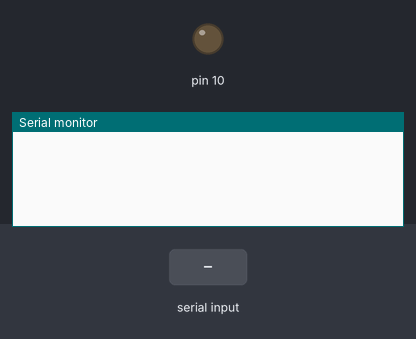
A sketch run on a simulated Arduino Uno, built with avr-gcc and run on an emulated ATmega328P. Parts: output pins drawn as LEDs (lit = HIGH), the last lines printed to the serial monitor. The inputs (shaded band) are chosen by the test bench. No radio packets arrive unless stated; pins used as bus, display or sensor lines are not drawn.

Above: at 1.3 s.
1.4 s: "T" received over Serial
At 1.8 s:
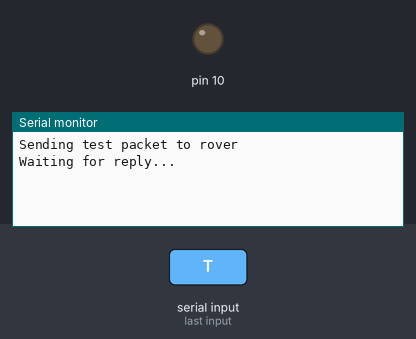
2.9 s: "A" received over Serial
At 4.25 s:
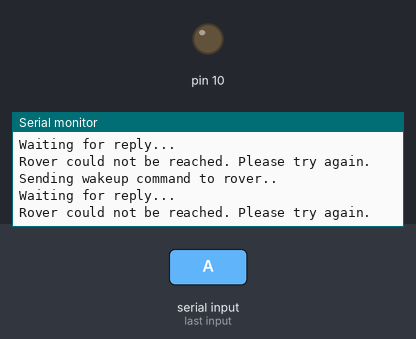
4.4 s: "H" received over Serial
At 4.47 s:
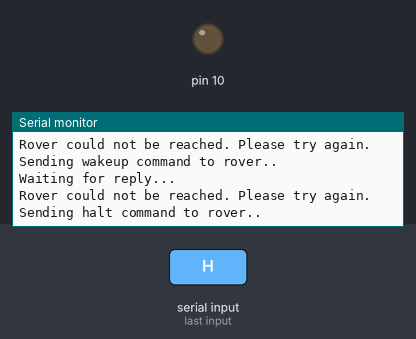

Measured:
- after the input at 1.4 s, the serial monitor: prints a new line at once (image 1)
- after the input at 2.9 s, the serial monitor: prints a new line at once (image 2)
- after the input at 4.4 s, the serial monitor: prints a new line at once (image 3)

The sketch:

PayloadGroundControl.ino
```cpp
// Ground control sketch for payload

// There are three signals that can be sent to the rover through serial.
// 'T' sends a test packet and waits for a reply to confirm that the connection is good.
// 'A' sends a wakeup call to activate the rover and begin driving. The rover sends a reply if it received the correct packet.
// 'H' sends a halt command to stop driving and switch to standby
// When confirmation is received that the rover has been activated, ground control keeps the receiver on and waits for the rover
// to send the end-of-mission signal.

#include <SPI.h>
#include <RH_RF95.h>

// Prototype pin defs
//#define RFM95_CS 4                     // Pin declarations for the CS, reset and interrupt pin. Pin 14 is Analog pin 0. These can be changed.
//#define RFM95_RST 14
//#define RFM95_INT 2

// Final pin defs
#define RFM95_CS  4
#define RFM95_RST 2
#define RFM95_INT 3

#define RF95_FREQ 434.0                // Set frequency to 434.0 MHz which is 1 MHz away from the GPS transciever frequency.

RH_RF95 rf95(RFM95_CS, RFM95_INT);

bool state = false;                    // state is true if the rover has been activated and is driving.

void setup()
{
  pinMode(10, OUTPUT);
  digitalWrite(10, LOW);
  pinMode(RFM95_RST, OUTPUT);

  digitalWrite(RFM95_RST, HIGH);

  Serial.begin(9600);
  delay(100);

  digitalWrite(RFM95_RST, LOW);
  delay(10);
  digitalWrite(RFM95_RST, HIGH);             // manual reset
  delay(10);

  while (!rf95.init()) {
    Serial.println("LoRa radio init failed");
    while (1);
  }

  if (!rf95.setFrequency(RF95_FREQ)) {
    Serial.println("setFrequency failed");
    while (1);
  }

  rf95.setTxPower(23, false);                // Set max transmitting power
  digitalWrite(10, LOW);
}

void loop()
{

  char test[] = "Test";
  char wakeUp[] = "Wake";
  char halt[] = "Stop Driving";

  while (Serial.available()) {


    char c = Serial.read();       // Read input from serial (ground computer)

    if (c == 'T') {

      Serial.println("Sending test packet to rover");
      delay(10);
      rf95.send((uint8_t *)test, sizeof(test));

      rf95.waitPacketSent();

      uint8_t testBuffer[RH_RF95_MAX_MESSAGE_LEN];          // buffer to hold reply from rover
      uint8_t testBufferLen = sizeof(testBuffer);

      Serial.println("Waiting for reply...");
      delay(10);
      if (rf95.waitAvailableTimeout(1000))                  // Starts receiver and returns true if reply received within 1000 ms
      {
        if (rf95.recv(testBuffer, &testBufferLen))
        {
          Serial.print("Got reply: ");
          Serial.println((char*)testBuffer);
          Serial.print("RSSI: ");
          Serial.println(rf95.lastRssi(), DEC);
        }
        else
        {
          Serial.println("Failed to read reply");
        }
      }
      else
      {
        Serial.println("Rover could not be reached. Please try again.");
      }
    }
    else if (c == 'A') {                    // If signal to activate rover is received through serial

      Serial.println("Sending wakeup command to rover..");
      delay(10);
      rf95.send((uint8_t *)wakeUp, sizeof(wakeUp));

      rf95.waitPacketSent();

      uint8_t activateBuffer[RH_RF95_MAX_MESSAGE_LEN];                  // buffer to hold reply from rover
      uint8_t activateBufferLen = sizeof(activateBuffer);

      Serial.println("Waiting for reply..."); delay(10);
      if (rf95.waitAvailableTimeout(1000))                       // Starts receiver and returns true if reply received within 1000 ms
      {
        if (rf95.recv(activateBuffer, &activateBufferLen))
        {
          Serial.print("Got reply: ");
          Serial.println((char*)activateBuffer);
          Serial.print("RSSI: ");
          Serial.println(rf95.lastRssi(), DEC);
          bool state = true;                                     // Rover has been activated and groundcontrol will start
          Serial.println("Waiting for end of mission signal.");  // scanning for any received messages.
        }
        else
        {
          Serial.println("Failed to read reply. Rover may have activated.");    // This means a signal was received but could not be read.
        }                                                                       // It's possible that the rover still got the wakeup command
      }
      else
      {
        Serial.println("Rover could not be reached. Please try again.");
      }
    }
    else if (c == 'H'){
      Serial.println("Sending halt command to rover..");
      delay(10);
      rf95.send((uint8_t *)halt, sizeof(halt));

      rf95.waitPacketSent();

      uint8_t haltBuffer[RH_RF95_MAX_MESSAGE_LEN];                  // buffer to hold reply from rover
      uint8_t haltBufferLen = sizeof(haltBuffer);

      Serial.println("Waiting for reply..."); delay(10);
      if (rf95.waitAvailableTimeout(1000))                       // Starts receiver and returns true if reply received within 1000 ms
      {
        if (rf95.recv(haltBuffer, &haltBufferLen))
        {
          Serial.print("Got reply: ");
          Serial.println((char*)haltBuffer);
          Serial.print("RSSI: ");
          Serial.println(rf95.lastRssi(), DEC);
        }
        else
        {
          Serial.println("Failed to read reply.");    // This means a signal was received but could not be read.
        }
      }
      else
      {
        Serial.println("Rover could not be reached. Please try again.");
      }
    }
    else {
      Serial.read();                  // Empty the serial input buffer if anything other than the three commands are received.
    }
  }

  if (state) {                                             // if rover has been activated
    if(rf95.available()){
      uint8_t endBuffer[RH_RF95_MAX_MESSAGE_LEN];          // Buffer to store end-of-mission message received from rover.
      uint8_t endBufferLen = sizeof(endBuffer);

      if (rf95.recv(endBuffer, &endBufferLen))             // Keep scanning the receiver for any message received.
      {
        Serial.println("Received message from rover:");
        Serial.println((char*)endBuffer);
      }
    }
  }
}
```
